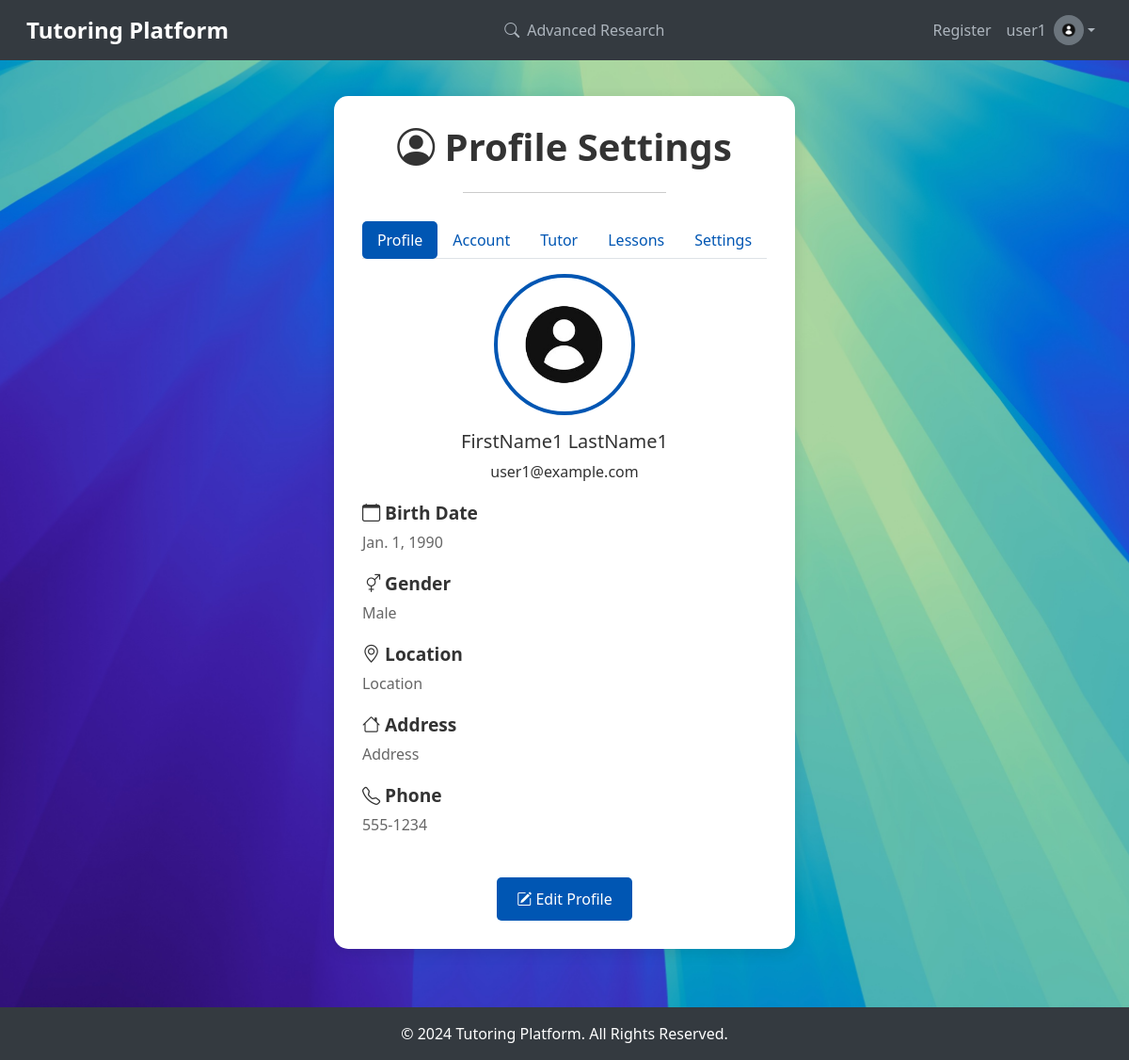
Screenshot of /profile/ (signed in) with the database file from the repository.
### core/models.py (models this page shows, shortened)
class User(AbstractUser):
    first_name = models.CharField(max_length=30, blank=False)
    last_name = models.CharField(max_length=30, blank=False)
    groups = models.ManyToManyField(
        Group,
        related_name='core_user_set',
        blank=True,
        help_text=(
            'The groups this reviews belongs to. A reviews will get all permissions '
            'granted to each of their groups.'
        ),
        verbose_name='groups',
    )
    user_permissions = models.ManyToManyField(
        Permission,
        related_name='core_user_set',
        blank=True,
        help_text='Specific permissions for this reviews.',
        verbose_name='reviews permissions',
    )
    email = models.EmailField(unique=True, blank=False)
    username = models.CharField(max_length=150, unique=True, blank=False)

class Profile(models.Model):
    class Gender(models.TextChoices):
        MALE = 'M', 'Male'
        FEMALE = 'F', 'Female'
        OTHER = 'O', 'Other'
    user = models.OneToOneField(User, on_delete=models.CASCADE, related_name='profile', unique=True)
    propic = models.ImageField(upload_to='profile_photos/', null=True, blank=True)
    birth_date = models.DateField(null=True, blank=True)
    gender = models.CharField(max_length=1, choices=Gender.choices, null=True, blank=True)
    location = models.CharField(max_length=255, null=True, blank=True)
    is_tutor = models.BooleanField(default=False)
    address = models.CharField(max_length=255, null=True, blank=True)
    phone = models.CharField(max_length=15, null=True, blank=True)
    class Meta:
        verbose_name = 'Profile'
        verbose_name_plural = 'Profiles'
    def get_full_name(self):
        return f'{self.user.first_name} {self.user.last_name}'

### core/views/profile.py (the view)
# urls.py: path('profile/', ProfileView.as_view(), name='profile'),
class ProfileView(LoginRequiredMixin, TemplateView):
    template_name = 'profile/profile.html'
    def get_context_data(self, **kwargs):
        context = super().get_context_data(**kwargs)
        user = self.request.user
        tutor = getattr(user, 'tutor', None)
        lessons = Lesson.objects.filter(student__user=user)
        tutor_lessons = Lesson.objects.filter(tutor__user=user)
        lesson_reviews = {}
        for lesson in tutor_lessons:
            lesson_reviews[lesson.pk] = Review.objects.filter(lesson=lesson)
        context.update({
            'tutor_form': TutorEditForm(instance=tutor) if tutor else None,
            'availabilities_form': TutorAvailabilityForm(instance=tutor) if tutor else None,
            'password_form': PasswordChangeForm(user=user),
            'lessons': lessons,
            'tutor_lessons': tutor_lessons,
            'lesson_reviews': lesson_reviews,
        })
        return context

### core/models.py (called while the page is built)
    def __str__(self):
        return self.name

### core/templatetags/custom_filters.py (called while the page is built)
@register.filter
def get_item(dictionary, key):
    return dictionary.get(key)

### core/templates/profile/profile.html (shortened to what this page needs)
{% extends "base.html" %}
{% load static %}
{% load custom_filters %}
{% block head %}
<link href="https://cdn.jsdelivr.net/npm/bootstrap-icons/font/bootstrap-icons.css" rel="stylesheet">
<link href="{% static 'core/css/profile.css' %}" rel="stylesheet">
{% endblock %}
{% block content %}
<div class="container profile-page">
    <div class="profile-content">
        <div class="profile-header">
            <h1 class="display-4"><i class="bi bi-person-circle"></i> Profile Settings</h1>
            <hr class="my-4">
        </div>
        <ul class="nav nav-tabs" id="profileTabs" role="tablist">
            <li class="nav-item" role="presentation">
                <button class="nav-link active" id="profile-tab" data-bs-toggle="tab" data-bs-target="#profile" type="button" role="tab" aria-controls="profile" aria-selected="true">Profile</button>
            </li>
            <li class="nav-item" role="presentation">
                <button class="nav-link" id="account-tab" data-bs-toggle="tab" data-bs-target="#account" type="button" role="tab" aria-controls="account" aria-selected="false">Account</button>
            </li>
            {% if user.profile.is_tutor %}
            <li class="nav-item" role="presentation">
                <button class="nav-link" id="tutor-tab" data-bs-toggle="tab" data-bs-target="#tutor" type="button" role="tab" aria-controls="tutor" aria-selected="false">Tutor</button>
            </li>
            {% endif %}
            <li class="nav-item" role="presentation">
                <button class="nav-link" id="lessons-tab" data-bs-toggle="tab" data-bs-target="#lessons" type="button" role="tab" aria-controls="lessons" aria-selected="false">Lessons</button>
            </li>
            <li class="nav-item" role="presentation">
                <button class="nav-link" id="settings-tab" data-bs-toggle="tab" data-bs-target="#settings" type="button" role="tab" aria-controls="settings" aria-selected="false">Settings</button>
            </li>
        </ul>
        <div class="tab-content mt-3" id="profileTabsContent">
            <div class="tab-pane fade show active" id="profile" role="tabpanel" aria-labelledby="profile-tab">
                <div class="profile-section text-center">
                    <div class="profile-pic mb-3">
                        {% if user.profile.is_tutor and user.tutor.profile_picture %}
                            <img id="profile-pic" src="{{ user.tutor.profile_picture.url }}" alt="Profile Picture">
                        {% elif user.profile.propic %}
                            <img id="profile-pic" src="{{ user.profile.propic.url }}" alt="Profile Picture">
                        {% else %}
                            <img id="profile-pic" src="{% static 'unknown_user.png' %}" alt="Unknown User">
                        {% endif %}
                    </div>
                    <h5>{{ user.get_full_name }}</h5>
                    <p>{{ user.email }}</p>
                </div>
                <div class="profile-info">
                    <h5><i class="bi bi-calendar"></i> Birth Date</h5>
                    <p>{{ user.profile.birth_date }}</p>
                    <h5><i class="bi bi-gender-ambiguous"></i> Gender</h5>
                    <p>{{ user.profile.get_gender_display }}</p>
                    <h5><i class="bi bi-geo-alt"></i> Location</h5>
                    <p>{{ user.profile.location }}</p>
                    <h5><i class="bi bi-house"></i> Address</h5>
                    <p>{{ user.profile.address }}</p>
                    <h5><i class="bi bi-telephone"></i> Phone</h5>
                    <p>{{ user.profile.phone }}</p>
                </div>
            </div>
        </div>
        <div class="text-center mt-4">
            <a class="btn btn-custom btn-lg" href="{% url 'core:edit_profile' %}" role="button">
                <i class="bi bi-pencil-square"></i> Edit Profile
            </a>
        </div>
    </div>
</div>
{% endblock %}

### core/templates/base.html (shortened to what this page needs)
{% load static %}
<!DOCTYPE html>
<html lang="en">
<head>
    <link href="https://cdn.jsdelivr.net/npm/bootstrap@5.3.3/dist/css/bootstrap.min.css" rel="stylesheet">
    <link rel="stylesheet" href="https://cdn.jsdelivr.net/npm/bootstrap-icons/font/bootstrap-icons.css">
    <link rel="stylesheet" href="{% static 'core/css/styles.css' %}">
    {% block head %}{% endblock %}
</head>
<body>
    <nav class="navbar navbar-expand-md navbar-dark">
        <div class="container-fluid">
            <a class="navbar-brand" href="{% url 'core:home' %}">Tutoring Platform</a>
            <div class="collapse navbar-collapse" id="navbarNav">
                <ul class="navbar-nav mx-auto">
                    <li class="nav-item">
                        <a class="nav-link d-flex align-items-center" href="{% url 'core:advanced_research' %}">
                            <i class="bi bi-search me-2"></i> Advanced Research
                        </a>
                    </li>
                </ul>
                <ul class="navbar-nav ms-auto align-items-center">
                    {% if user.is_authenticated %}
                        <li class="nav-item">
                            <a class="nav-link" href="{% url 'core:register' %}">Register</a>
                        </li>
                        <li class="nav-item dropdown">
                            <a class="nav-link dropdown-toggle d-flex align-items-center" href="#" id="userDropdown" role="button" data-bs-toggle="dropdown" aria-expanded="false">
                                <span class="me-2">{{ user.username }}</span>
                                <img class="rounded-circle img-thumbnail"
                                     src="{% if user.profile.is_tutor and user.tutor.profile_picture %}
                                          {{ user.tutor.profile_picture.url }}
                                          {% elif user.profile.propic %}
                                          {{ user.profile.propic.url }}
                                          {% else %}
                                          {% static 'unknown_user.png' %}
                                          {% endif %}" alt="User Profile Picture">
                            </a>
                        </li>
                    {% endif %}
                </ul>
            </div>
        </div>
    </nav>
    <div class="container content">
        {% block content %}{% endblock %}
    </div>
    <footer>
        &copy; 2024 Tutoring Platform. All Rights Reserved.
    </footer>
</body>
</html>

### media/static/core/css/styles.css (style rules this page uses)
body, html { height: 100%; margin: 0; font-family: 'Helvetica Neue', Arial, sans-serif; color: #333; }
body { background-image: url('../images/background.jpg'); background-size: cover; background-repeat: no-repeat; background-attachment: fixed; background-position: center; }
.navbar-brand { font-weight: bold; color: #007bff; }
.navbar-nav .nav-link { color: #007bff; transition: color 0.3s; }
.img-thumbnail { background-color: #6c757d; border: none; object-fit: cover; }

### media/static/core/css/profile.css (style rules this page uses)
body { background-color: #f4f6f9; font-family: 'Arial', sans-serif; }
.profile-page { display: flex; justify-content: center; align-items: center; padding: 70px 0 30px; }
.profile-content { background: white; border-radius: 15px; box-shadow: 0 4px 15px rgba(0, 0, 0, 0.1); padding: 30px; max-width: 900px; margin: auto; }
.nav-tabs .nav-link.active { background-color: #0056b3; color: white; border-radius: 5px; }
.nav-tabs .nav-link { border: none; color: #0056b3; }
.profile-pic img { border-radius: 50%; width: 150px; height: 150px; object-fit: cover; border: 4px solid #0056b3; transition: transform 0.3s ease, box-shadow 0.3s ease; }
.profile-section { margin-bottom: 20px; }
.profile-header { text-align: center; margin-bottom: 30px; }
.profile-header h1 { font-size: 2.5em; font-weight: 700; }
.profile-header hr { margin: 20px auto; width: 50%; }
.profile-info h5 { font-size: 1.2em; font-weight: 600; color: #333; margin-top: 20px; }
.profile-info p { font-size: 1em; color: #666; }
.text-center button, .text-center a { margin-top: 20px; }
.btn-custom { background-color: #0056b3; color: white; border-radius: 5px; padding: 10px 20px; font-size: 1em; }

### core/templates/base.html (style rules this page uses)
html, body { height: 100%; margin: 0; overflow-x: hidden; scroll-behavior: smooth; font-family: 'Segoe UI', Tahoma, Geneva, Verdana, sans-serif; background-color: #f4f6f9; }
body { display: flex; flex-direction: column; }
.content { flex: 1 0 auto; padding-top: 70px; }
footer { flex-shrink: 0; background: #343a40; color: #fff; padding: 1rem 0; text-align: center; }
.navbar { position: fixed; top: 0; width: 100%; z-index: 1030; background: #343a40; padding: 0.5rem 1rem; }
.navbar .navbar-brand { font-weight: bold; font-size: 1.5em; color: #fff; }
.navbar .nav-link { color: #adb5bd !important; transition: color 0.3s; }
.img-thumbnail { width: 32px; height: 32px; border-radius: 50%; }
.container.content { padding: 2rem 1rem; }

### rows the page displays
User: username "user1", get_full_name "FirstName1 LastName1", email "user1@example.com", profile.birth_date "Jan. 1, 1990", profile.gender "Male", profile.location "Location", profile.address "Address", profile.phone "555-1234"
